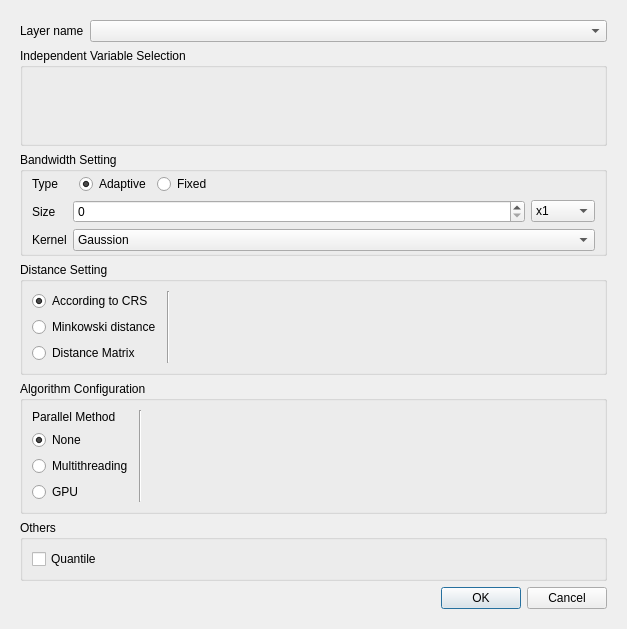
<?xml version="1.0" encoding="UTF-8"?>
<ui version="4.0">
 <class>GwmGWaverageOptionsDialog</class>
 <widget class="QDialog" name="GwmGWaverageOptionsDialog">
  <property name="geometry">
   <rect>
    <x>0</x>
    <y>0</y>
    <width>627</width>
    <height>629</height>
   </rect>
  </property>
  <property name="windowTitle">
   <string>GW Averages Configure</string>
  </property>
  <layout class="QVBoxLayout" name="verticalLayout_3" stretch="0">
   <item>
    <widget class="QScrollArea" name="scrollArea">
     <property name="frameShape">
      <enum>QFrame::NoFrame</enum>
     </property>
     <property name="widgetResizable">
      <bool>true</bool>
     </property>
     <widget class="QWidget" name="scrollAreaWidgetContents">
      <property name="geometry">
       <rect>
        <x>0</x>
        <y>0</y>
        <width>605</width>
        <height>607</height>
       </rect>
      </property>
      <layout class="QVBoxLayout" name="verticalLayout_7">
       <item>
        <layout class="QFormLayout" name="formLayout_6">
         <item row="0" column="0">
          <widget class="QLabel" name="label">
           <property name="sizePolicy">
            <sizepolicy hsizetype="Fixed" vsizetype="Preferred">
             <horstretch>0</horstretch>
             <verstretch>0</verstretch>
            </sizepolicy>
           </property>
           <property name="text">
            <string>Layer name</string>
           </property>
          </widget>
         </item>
         <item row="0" column="1">
          <widget class="QComboBox" name="mLayerComboBox"/>
         </item>
        </layout>
       </item>
       <item>
        <widget class="QGroupBox" name="groupBox">
         <property name="title">
          <string>Independent Variable Selection</string>
         </property>
         <layout class="QVBoxLayout" name="verticalLayout_4" stretch="1">
          <item>
           <widget class="GwmIndepVarSelectorWidget" name="mIndepVarSelector" native="true"/>
          </item>
         </layout>
        </widget>
       </item>
       <item>
        <widget class="QGroupBox" name="groupBox_2">
         <property name="sizePolicy">
          <sizepolicy hsizetype="Preferred" vsizetype="Fixed">
           <horstretch>0</horstretch>
           <verstretch>0</verstretch>
          </sizepolicy>
         </property>
         <property name="title">
          <string>Bandwidth Setting</string>
         </property>
         <layout class="QFormLayout" name="formLayout">
          <property name="horizontalSpacing">
           <number>6</number>
          </property>
          <property name="verticalSpacing">
           <number>6</number>
          </property>
          <property name="topMargin">
           <number>2</number>
          </property>
          <property name="bottomMargin">
           <number>2</number>
          </property>
          <item row="0" column="0">
           <widget class="QLabel" name="label_2">
            <property name="text">
             <string>Type</string>
            </property>
           </widget>
          </item>
          <item row="0" column="1">
           <layout class="QHBoxLayout" name="horizontalLayout_6">
            <property name="leftMargin">
             <number>6</number>
            </property>
            <item>
             <widget class="QRadioButton" name="mBwTypeAdaptiveRadio">
              <property name="sizePolicy">
               <sizepolicy hsizetype="Fixed" vsizetype="Fixed">
                <horstretch>0</horstretch>
                <verstretch>0</verstretch>
               </sizepolicy>
              </property>
              <property name="text">
               <string>Adaptive</string>
              </property>
              <property name="checked">
               <bool>true</bool>
              </property>
             </widget>
            </item>
            <item>
             <widget class="QRadioButton" name="mBwTypeFixedRadio">
              <property name="sizePolicy">
               <sizepolicy hsizetype="Fixed" vsizetype="Fixed">
                <horstretch>0</horstretch>
                <verstretch>0</verstretch>
               </sizepolicy>
              </property>
              <property name="text">
               <string>Fixed</string>
              </property>
             </widget>
            </item>
            <item>
             <spacer name="horizontalSpacer">
              <property name="orientation">
               <enum>Qt::Horizontal</enum>
              </property>
              <property name="sizeHint" stdset="0">
               <size>
                <width>40</width>
                <height>20</height>
               </size>
              </property>
             </spacer>
            </item>
           </layout>
          </item>
          <item row="1" column="1">
           <widget class="QStackedWidget" name="mBwSizeSettingStack">
            <property name="currentIndex">
             <number>0</number>
            </property>
            <widget class="QWidget" name="page_4">
             <layout class="QHBoxLayout" name="horizontalLayout">
              <property name="leftMargin">
               <number>0</number>
              </property>
              <property name="topMargin">
               <number>0</number>
              </property>
              <property name="rightMargin">
               <number>0</number>
              </property>
              <property name="bottomMargin">
               <number>0</number>
              </property>
              <item>
               <widget class="QSpinBox" name="mBwSizeAdaptiveSize">
                <property name="maximum">
                 <number>105</number>
                </property>
               </widget>
              </item>
              <item>
               <widget class="QComboBox" name="mBwSizeAdaptiveUnit">
                <property name="sizePolicy">
                 <sizepolicy hsizetype="Fixed" vsizetype="Fixed">
                  <horstretch>0</horstretch>
                  <verstretch>0</verstretch>
                 </sizepolicy>
                </property>
                <item>
                 <property name="text">
                  <string>x1</string>
                 </property>
                </item>
                <item>
                 <property name="text">
                  <string>x10</string>
                 </property>
                </item>
                <item>
                 <property name="text">
                  <string>x100</string>
                 </property>
                </item>
                <item>
                 <property name="text">
                  <string>x1000</string>
                 </property>
                </item>
               </widget>
              </item>
             </layout>
            </widget>
            <widget class="QWidget" name="page_5">
             <layout class="QHBoxLayout" name="horizontalLayout_4">
              <property name="leftMargin">
               <number>0</number>
              </property>
              <property name="topMargin">
               <number>0</number>
              </property>
              <property name="rightMargin">
               <number>0</number>
              </property>
              <property name="bottomMargin">
               <number>0</number>
              </property>
              <item>
               <widget class="QDoubleSpinBox" name="mBwSizeFixedSize">
                <property name="decimals">
                 <number>12</number>
                </property>
               </widget>
              </item>
              <item>
               <widget class="QComboBox" name="mBwSizeFixedUnit">
                <property name="sizePolicy">
                 <sizepolicy hsizetype="Fixed" vsizetype="Fixed">
                  <horstretch>0</horstretch>
                  <verstretch>0</verstretch>
                 </sizepolicy>
                </property>
                <item>
                 <property name="text">
                  <string>m</string>
                 </property>
                </item>
                <item>
                 <property name="text">
                  <string>km</string>
                 </property>
                </item>
                <item>
                 <property name="text">
                  <string>mile</string>
                 </property>
                </item>
               </widget>
              </item>
             </layout>
            </widget>
           </widget>
          </item>
          <item row="2" column="0">
           <widget class="QLabel" name="label_13">
            <property name="text">
             <string>Kernel</string>
            </property>
           </widget>
          </item>
          <item row="2" column="1">
           <widget class="QComboBox" name="mBwKernelFunctionCombo">
            <item>
             <property name="text">
              <string>Gaussion</string>
             </property>
            </item>
            <item>
             <property name="text">
              <string>Exponential</string>
             </property>
            </item>
            <item>
             <property name="text">
              <string>Bisquare</string>
             </property>
            </item>
            <item>
             <property name="text">
              <string>Tricube</string>
             </property>
            </item>
            <item>
             <property name="text">
              <string>Boxcar</string>
             </property>
            </item>
           </widget>
          </item>
          <item row="1" column="0">
           <widget class="QLabel" name="label_3">
            <property name="text">
             <string>Size</string>
            </property>
           </widget>
          </item>
         </layout>
        </widget>
       </item>
       <item>
        <widget class="QGroupBox" name="groupBox_3">
         <property name="sizePolicy">
          <sizepolicy hsizetype="Preferred" vsizetype="Preferred">
           <horstretch>0</horstretch>
           <verstretch>0</verstretch>
          </sizepolicy>
         </property>
         <property name="title">
          <string>Distance Setting</string>
         </property>
         <layout class="QHBoxLayout" name="horizontalLayout_2">
          <item>
           <layout class="QVBoxLayout" name="verticalLayout_2">
            <item>
             <widget class="QRadioButton" name="mDistTypeCRSRadio">
              <property name="text">
               <string>According to CRS</string>
              </property>
              <property name="checked">
               <bool>true</bool>
              </property>
             </widget>
            </item>
            <item>
             <widget class="QRadioButton" name="mDistTypeMinkowskiRadio">
              <property name="text">
               <string>Minkowski distance</string>
              </property>
             </widget>
            </item>
            <item>
             <widget class="QRadioButton" name="mDistTypeDmatRadio">
              <property name="text">
               <string>Distance Matrix</string>
              </property>
             </widget>
            </item>
           </layout>
          </item>
          <item>
           <widget class="Line" name="line">
            <property name="orientation">
             <enum>Qt::Vertical</enum>
            </property>
           </widget>
          </item>
          <item>
           <widget class="QStackedWidget" name="mDistParamSettingStack">
            <property name="currentIndex">
             <number>0</number>
            </property>
            <widget class="QWidget" name="mCRSDistPage"/>
            <widget class="QWidget" name="mMinkowskiDistPage">
             <layout class="QFormLayout" name="formLayout_2">
              <property name="leftMargin">
               <number>0</number>
              </property>
              <property name="topMargin">
               <number>0</number>
              </property>
              <property name="rightMargin">
               <number>0</number>
              </property>
              <property name="bottomMargin">
               <number>0</number>
              </property>
              <item row="0" column="0">
               <widget class="QLabel" name="label_4">
                <property name="sizePolicy">
                 <sizepolicy hsizetype="Preferred" vsizetype="Preferred">
                  <horstretch>0</horstretch>
                  <verstretch>0</verstretch>
                 </sizepolicy>
                </property>
                <property name="text">
                 <string>Rotation parameter</string>
                </property>
                <property name="alignment">
                 <set>Qt::AlignLeading|Qt::AlignLeft|Qt::AlignVCenter</set>
                </property>
               </widget>
              </item>
              <item row="0" column="1">
               <layout class="QFormLayout" name="formLayout_5">
                <property name="horizontalSpacing">
                 <number>6</number>
                </property>
                <property name="verticalSpacing">
                 <number>2</number>
                </property>
                <item row="0" column="0">
                 <widget class="QLabel" name="label_5">
                  <property name="text">
                   <string>theta</string>
                  </property>
                 </widget>
                </item>
                <item row="1" column="0">
                 <widget class="QLabel" name="label_6">
                  <property name="text">
                   <string>p</string>
                  </property>
                 </widget>
                </item>
                <item row="0" column="1">
                 <widget class="QDoubleSpinBox" name="mThetaValue"/>
                </item>
                <item row="1" column="1">
                 <widget class="QDoubleSpinBox" name="mPValue">
                  <property name="minimum">
                   <double>-1.000000000000000</double>
                  </property>
                 </widget>
                </item>
               </layout>
              </item>
             </layout>
            </widget>
            <widget class="QWidget" name="mDistMatrixDistPage">
             <layout class="QGridLayout" name="gridLayout">
              <property name="leftMargin">
               <number>0</number>
              </property>
              <property name="topMargin">
               <number>0</number>
              </property>
              <property name="rightMargin">
               <number>0</number>
              </property>
              <property name="bottomMargin">
               <number>0</number>
              </property>
              <item row="1" column="0">
               <widget class="QLineEdit" name="mDistMatrixFileNameEdit"/>
              </item>
              <item row="1" column="1">
               <widget class="QToolButton" name="mDistMatrixFileOpenBtn">
                <property name="text">
                 <string>...</string>
                </property>
               </widget>
              </item>
              <item row="0" column="0">
               <widget class="QLabel" name="label_14">
                <property name="text">
                 <string>Select a distance matrix file</string>
                </property>
               </widget>
              </item>
              <item row="2" column="0">
               <spacer name="verticalSpacer">
                <property name="orientation">
                 <enum>Qt::Vertical</enum>
                </property>
                <property name="sizeHint" stdset="0">
                 <size>
                  <width>20</width>
                  <height>5</height>
                 </size>
                </property>
               </spacer>
              </item>
             </layout>
            </widget>
           </widget>
          </item>
         </layout>
        </widget>
       </item>
       <item>
        <widget class="QGroupBox" name="mCalcParallelGroup">
         <property name="sizePolicy">
          <sizepolicy hsizetype="Preferred" vsizetype="Preferred">
           <horstretch>0</horstretch>
           <verstretch>0</verstretch>
          </sizepolicy>
         </property>
         <property name="title">
          <string>Algorithm Configuration</string>
         </property>
         <layout class="QHBoxLayout" name="horizontalLayout_3">
          <item>
           <layout class="QVBoxLayout" name="verticalLayout_5">
            <item>
             <widget class="QLabel" name="label_7">
              <property name="text">
               <string>Parallel Method</string>
              </property>
             </widget>
            </item>
            <item>
             <widget class="QRadioButton" name="mCalcParallelNoneRadio">
              <property name="sizePolicy">
               <sizepolicy hsizetype="Fixed" vsizetype="Fixed">
                <horstretch>0</horstretch>
                <verstretch>0</verstretch>
               </sizepolicy>
              </property>
              <property name="text">
               <string>None</string>
              </property>
              <property name="checked">
               <bool>true</bool>
              </property>
             </widget>
            </item>
            <item>
             <widget class="QRadioButton" name="mCalcParallelMultithreadRadio">
              <property name="sizePolicy">
               <sizepolicy hsizetype="Fixed" vsizetype="Fixed">
                <horstretch>0</horstretch>
                <verstretch>0</verstretch>
               </sizepolicy>
              </property>
              <property name="text">
               <string>Multithreading</string>
              </property>
             </widget>
            </item>
            <item>
             <widget class="QRadioButton" name="mCalcParallelGPURadio">
              <property name="sizePolicy">
               <sizepolicy hsizetype="Fixed" vsizetype="Fixed">
                <horstretch>0</horstretch>
                <verstretch>0</verstretch>
               </sizepolicy>
              </property>
              <property name="text">
               <string>GPU</string>
              </property>
             </widget>
            </item>
           </layout>
          </item>
          <item>
           <widget class="Line" name="line_2">
            <property name="orientation">
             <enum>Qt::Vertical</enum>
            </property>
           </widget>
          </item>
          <item>
           <widget class="QStackedWidget" name="stackedWidget">
            <property name="currentIndex">
             <number>0</number>
            </property>
            <widget class="QWidget" name="page">
             <layout class="QVBoxLayout" name="verticalLayout">
              <property name="topMargin">
               <number>0</number>
              </property>
              <property name="bottomMargin">
               <number>0</number>
              </property>
             </layout>
            </widget>
            <widget class="QWidget" name="page_3">
             <layout class="QFormLayout" name="formLayout_3">
              <property name="leftMargin">
               <number>9</number>
              </property>
              <property name="topMargin">
               <number>0</number>
              </property>
              <property name="rightMargin">
               <number>9</number>
              </property>
              <property name="bottomMargin">
               <number>0</number>
              </property>
              <item row="0" column="0">
               <widget class="QLabel" name="label_9">
                <property name="text">
                 <string>Threads</string>
                </property>
               </widget>
              </item>
              <item row="0" column="1">
               <widget class="QSpinBox" name="mThreadNum">
                <property name="maximum">
                 <number>8</number>
                </property>
               </widget>
              </item>
             </layout>
            </widget>
            <widget class="QWidget" name="page_2">
             <layout class="QFormLayout" name="formLayout_4">
              <property name="topMargin">
               <number>0</number>
              </property>
              <property name="bottomMargin">
               <number>0</number>
              </property>
              <item row="0" column="0">
               <widget class="QLabel" name="label_8">
                <property name="text">
                 <string>Batch Size</string>
                </property>
               </widget>
              </item>
              <item row="0" column="1">
               <widget class="QSpinBox" name="mSampleGroupSize">
                <property name="maximum">
                 <number>4096</number>
                </property>
               </widget>
              </item>
             </layout>
            </widget>
           </widget>
          </item>
         </layout>
        </widget>
       </item>
       <item>
        <widget class="QGroupBox" name="groupBox_4">
         <property name="title">
          <string>Others</string>
         </property>
         <layout class="QVBoxLayout" name="verticalLayout_6">
          <item>
           <widget class="QCheckBox" name="mQuantileCheckBox">
            <property name="text">
             <string>Quantile</string>
            </property>
           </widget>
          </item>
         </layout>
        </widget>
       </item>
       <item>
        <layout class="QHBoxLayout" name="horizontalLayout_5">
         <item>
          <widget class="QLabel" name="mCheckMessage">
           <property name="sizePolicy">
            <sizepolicy hsizetype="Expanding" vsizetype="Preferred">
             <horstretch>0</horstretch>
             <verstretch>0</verstretch>
            </sizepolicy>
           </property>
           <property name="text">
            <string/>
           </property>
          </widget>
         </item>
         <item>
          <widget class="QDialogButtonBox" name="btbOkCancle">
           <property name="sizePolicy">
            <sizepolicy hsizetype="Fixed" vsizetype="Fixed">
             <horstretch>0</horstretch>
             <verstretch>0</verstretch>
            </sizepolicy>
           </property>
           <property name="orientation">
            <enum>Qt::Horizontal</enum>
           </property>
           <property name="standardButtons">
            <set>QDialogButtonBox::Cancel|QDialogButtonBox::Ok</set>
           </property>
          </widget>
         </item>
        </layout>
       </item>
      </layout>
     </widget>
    </widget>
   </item>
  </layout>
 </widget>
 <customwidgets>
  <customwidget>
   <class>GwmIndepVarSelectorWidget</class>
   <extends>QWidget</extends>
   <header>gwmindepvarselectorwidget.h</header>
   <container>1</container>
  </customwidget>
 </customwidgets>
 <resources/>
 <connections>
  <connection>
   <sender>btbOkCancle</sender>
   <signal>accepted()</signal>
   <receiver>GwmGWaverageOptionsDialog</receiver>
   <slot>accept()</slot>
   <hints>
    <hint type="sourcelabel">
     <x>248</x>
     <y>254</y>
    </hint>
    <hint type="destinationlabel">
     <x>157</x>
     <y>274</y>
    </hint>
   </hints>
  </connection>
  <connection>
   <sender>btbOkCancle</sender>
   <signal>rejected()</signal>
   <receiver>GwmGWaverageOptionsDialog</receiver>
   <slot>reject()</slot>
   <hints>
    <hint type="sourcelabel">
     <x>316</x>
     <y>260</y>
    </hint>
    <hint type="destinationlabel">
     <x>286</x>
     <y>274</y>
    </hint>
   </hints>
  </connection>
 </connections>
</ui>
